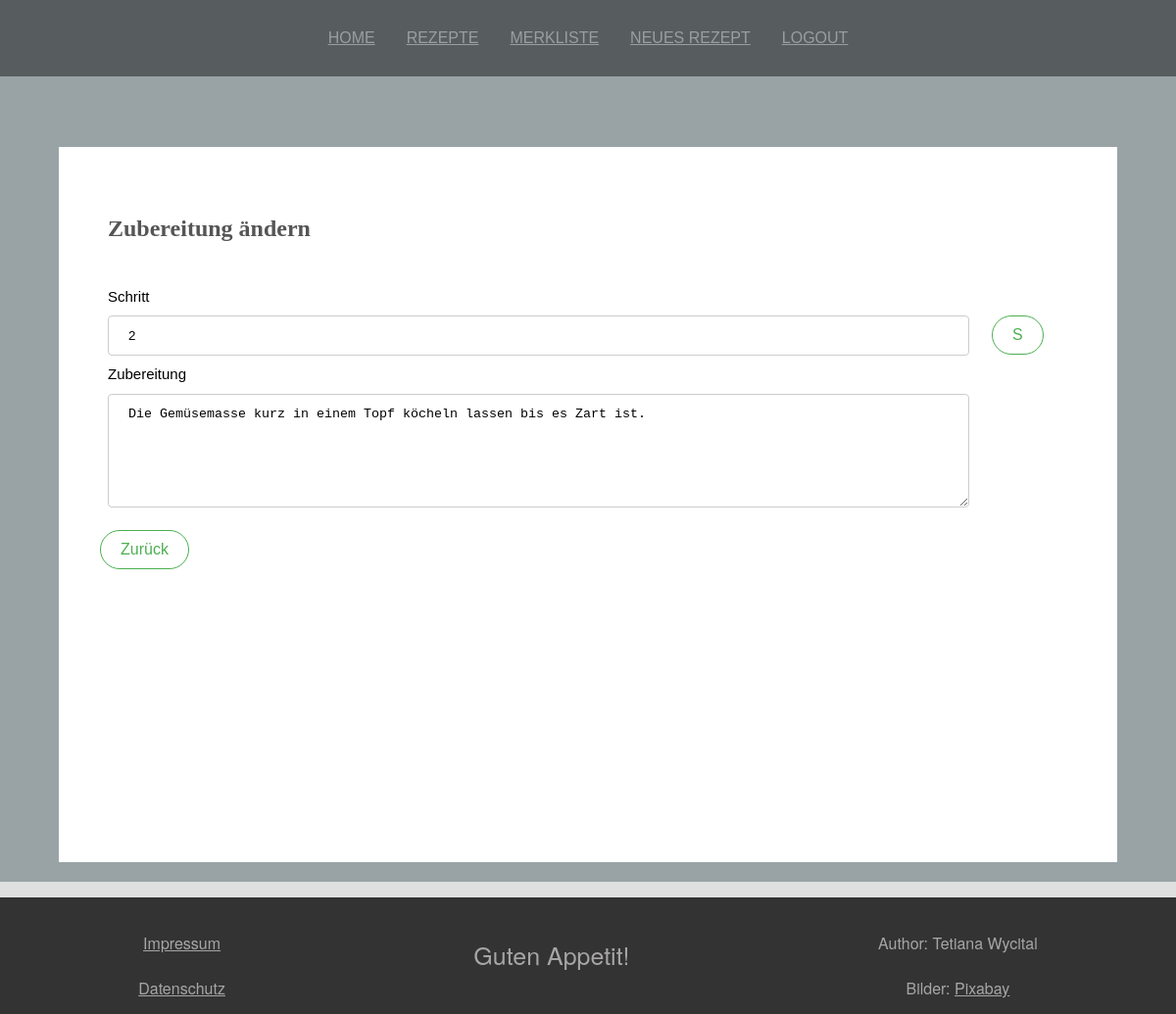
Page /?link=updatezubereitung&rezeptnum=50&znum=2 (signed in) on the committed database.
### tables this page shows
CREATE TABLE `zubereitung` (
  `z_num` bigint(20) NOT NULL,
  `schritt_num` smallint(2) NOT NULL,
  `zubereitung` text NOT NULL,
  `rezept_num_fk` bigint(20) NOT NULL
);

### php/details/update_zubereitung/update_zubereitung_form.php (the view)
<div class="zubereitung-form">
    <form method="post">
        <div class="zubereitung-input">
            <label>Schritt</label>
            <input type="number" value="<?php echo $schritt_num; ?>" min="1" name="schritt" />
            <label>Zubereitung</label>
            <textarea rows="6" name="zubereitung"><?php echo $zubereitung; ?></textarea>
        </div>
        <div class="zutaten-input">
            <input class='btn btn-green' type='submit' value='S' name='update_zubereitung'>
        </div>
    </form>
</div>

### css/styles.css (style rules this page uses)
body { background-color: #dfdfdf; margin: 0 auto; }
.btn { background-color: #4CAF50; border: none; color: white; padding: 10px 20px; text-align: center; text-decoration: none; display: inline-block; font-size: 16px; font-family: 'Oswald', sans-serif; margin: 4px 2px; transition-duration: 0.4s; cursor: pointer; border-radius: 50px; }
.btn-green { background-color: white; color: #4CAF50; border: 1px solid #4CAF50; }
form { font-family: Verdana, sans-serif; font-size: 15px; line-height: 1.5; margin-top: 30px; }
input[type=text], input[type=number], select, textarea { width: 100%; padding: 12px 20px; margin: 8px 0; display: inline-block; border: 1px solid #ccc; border-radius: 4px; box-sizing: border-box; }
input[type=submit] { margin-top: 30px; }
.zubereitung-input, .zutaten-input { padding: 5px 10px; margin: 0; }
.zubereitung-form form { display: grid; grid-template-columns: auto 10%; grid-template-rows: 1fr; gap: 1px 1px; }

### rows in the picture
zubereitung: schritt "2", zubereitung "Die Gemüsemasse kurz in einem Topf köcheln lassen bis es Zart ist."

### other values in the picture
$link_name "HOME"
$link_name "REZEPTE"
$link_name "MERKLISTE"
$link_name "NEUES REZEPT"
$link_name "LOGOUT"
